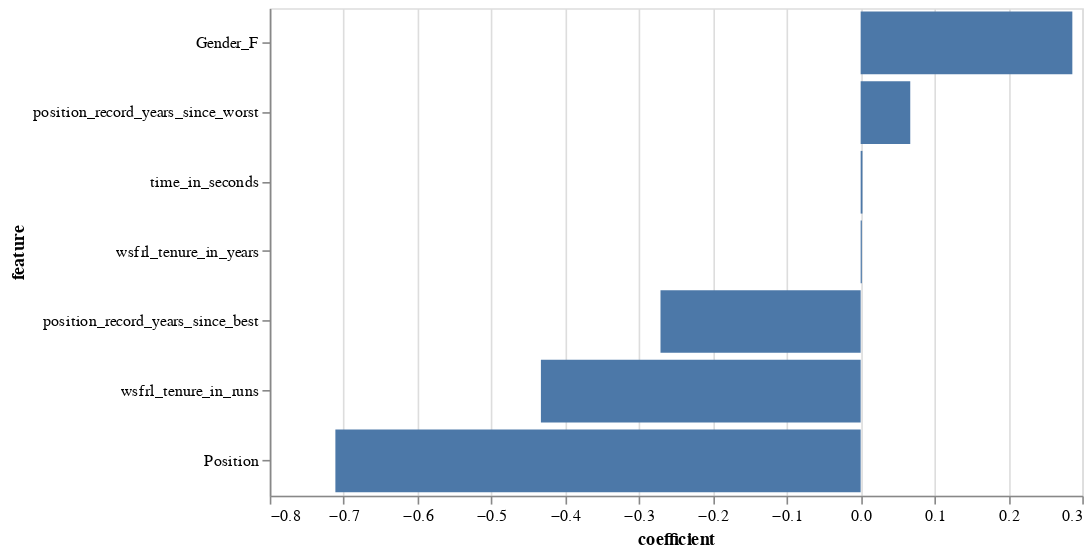

The code cell stored with this chart in its notebook:
### Code cell
display_feature_coefficients(logistic_regression_classifier_for_blended, feature_columns)

### Figure 1 — Vega-Lite specification as saved in the notebook (floating-point values rounded to 4 significant figures)
{"config": {"view": {"continuousWidth": 300, "continuousHeight": 300}}, "data": {"name": "data-14cd706e36a39cce7e8f36026dbf7bee"}, "mark": {"type": "bar"}, "encoding": {"x": {"field": "coefficient", "type": "quantitative"}, "y": {"field": "feature", "sort": "-x", "type": "nominal"}}, "height": 300, "width": 500, "$schema": "https://vega.github.io/schema/vega-lite/v5.20.1.json", "datasets": {"data-14cd706e36a39cce7e8f36026dbf7bee": [{"feature": "Gender_F", "coefficient": 0.2866}, {"feature": "position_record_years_since_worst", "coefficient": 0.06715}, {"feature": "time_in_seconds", "coefficient": 0.00242}, {"feature": "wsfrl_tenure_in_years", "coefficient": 0.001617}, {"feature": "position_record_years_since_best", "coefficient": -0.271}, {"feature": "wsfrl_tenure_in_runs", "coefficient": -0.4329}, {"feature": "Position", "coefficient": -0.7112}]}}
